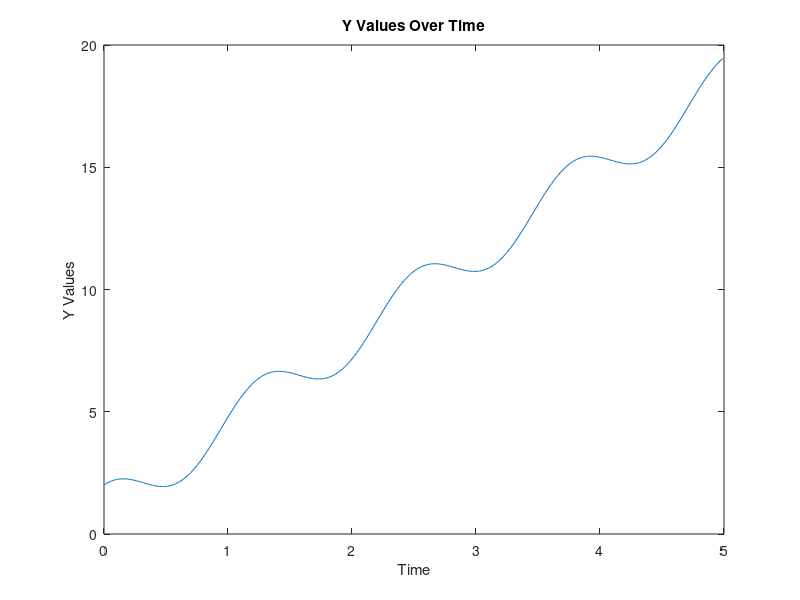

The MATLAB source for this figure:
%create two element vector
linearParams=[3.5 1.0]; 
%create one element vector
nonlinearParams=5; 
%create vector from 0-4.99 increasing by 0.01 
timevals=0:0.01:4.99;
%create yvals for each element of time vals with vector operations
yvals=linearParams(1)*timevals+linearParams(2)+cos(nonlinearParams*timevals);
%plot timevals(horizontal) with yvals(vertical)
plot(timevals,yvals);
xlabel('Time');
ylabel('Y Values')
title('Y Values Over Time');